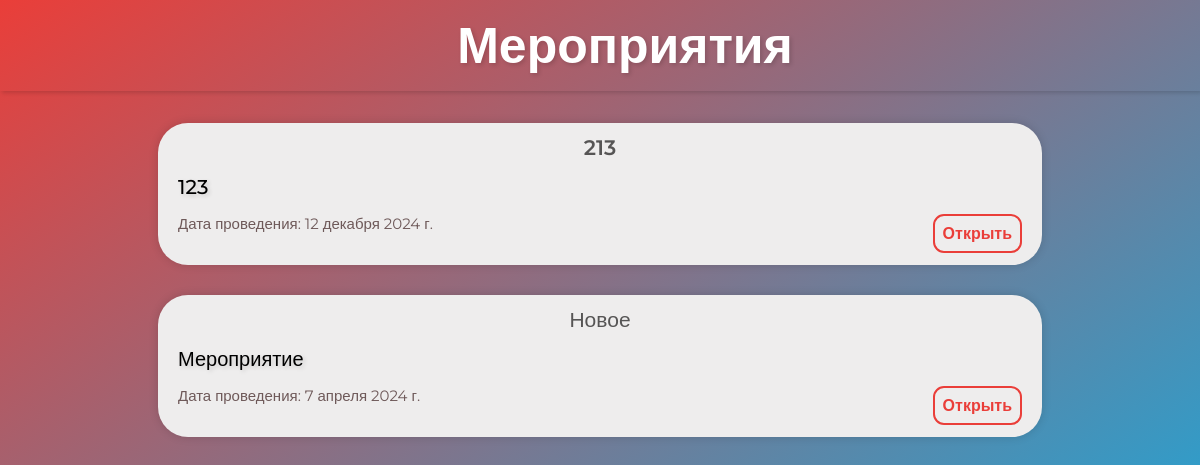
Page /events (signed in) on the committed database.
### events/models.py (models this page shows, shortened)
class Events(models.Model):
    title = models.CharField('Название', max_length=155)
    description = models.CharField('Описание', max_length=250)
    full_text = models.TextField('Мероприятие')
    date = models.DateField('Дата мероприятия')
    class Meta:
        verbose_name = 'Мероприятие'
        verbose_name_plural = 'Мероприятия'

### events/views.py (the view)
# urls.py: path('', views.events, name='events'),
@login_required
def events(request):
    current_events = Events.objects.order_by('-date')
    return render(request, 'events/events.html', {'current_events': current_events})

### events/templates/events/events.html (shortened to what this page needs)
{% load static %}
<!DOCTYPE html>
<html lang="en">
<head>
    <link rel="stylesheet" type="text/css" href="{% static 'events/styles.css' %}">
</head>
<body>
    <h1 class="events-header">
        <div class="text-header">Мероприятия</div>
    </h1>
    <div class="events-list">
        {% for el in current_events %}
            <div class="block-event">
                <div class="title">{{ el.title }}</div>
                <div class="description">{{ el.description }}</div>
                <span class="date">Дата проведения: {{el.date}}</span>
                <a href="{% url 'event_detail' event_id=el.id %}" class="open-button">Открыть</a>
            </div>
        {% endfor %}
    </div>
</body>
</html>

### events/static/events/styles.css (style rules this page uses)
html { width: 100%; height: 100%; margin: 0; padding: 0; }
body { font-family: 'Montserrat', sans-serif; padding-top: 85px; background: linear-gradient(to bottom right, #ea3e39, #02b4ed) fixed; }
a { text-decoration: none; }
.events-header { display: flex ; position: fixed; align-items: center; justify-content: space-between; color: #fff; text-shadow: 2px 2px 4px rgba(0, 0, 0, 0.15); font-size: 50px; background-color: rgba(66, 66, 38, 0); top: 0; left: 0; right: 0; box-shadow: 2px 2px 4px rgba(0, 0, 0, 0.15); margin: 0; padding: 15px 170px 15px 220px; }
.text-header { margin: 0 auto; }
a { text-decoration: none; color: white; }
.block-event { margin-top: 30px; background-color: #eeeded; padding: 12px 20px 12px 20px; margin-left: 150px; margin-right: 150px; border-radius: 30px; box-shadow: 0 0 10px rgba(0, 0, 0, 0.15); overflow: hidden; }
.title { text-align: center; font-weight: 510; color: #565555; margin-bottom: 15px; font-size: 21px; }
.description { margin-bottom: 15px; font-size: 20px; font-weight: 480; text-shadow: 2px 2px 4px rgba(0, 0, 0, 0.15); }
.date { font-size: 15px; text-align: left; color: #6e5959; }
.open-button { float: right; font-weight: bold; padding: 8px; border: 2px solid #ea3e39; color: #ea3e39; border-radius: 11px; cursor: pointer; transition: color, background-color, transform 0.2s ease; }

### rows in the picture
Events: title "213", description "123", date "12 декабря 2024 г."
Events: title "Новое", description "Мероприятие", date "7 апреля 2024 г."
